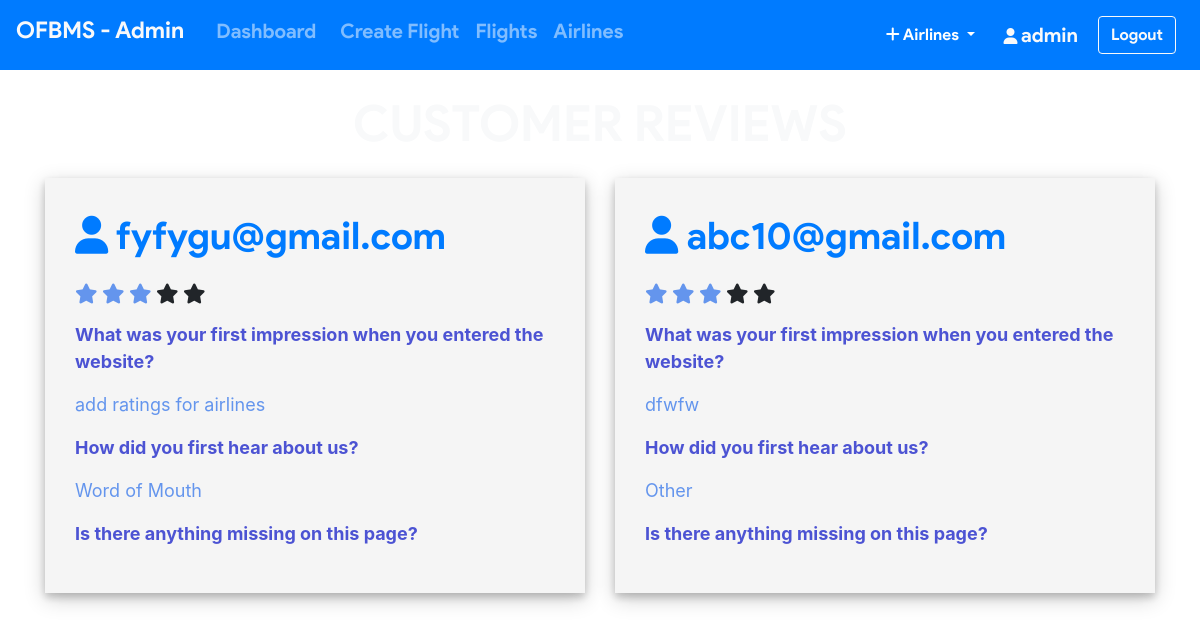
The app's page /admin/review.php (signed in) with its own data.
### tables this page shows
CREATE TABLE `feedback` (
  `feed_id` int(11) NOT NULL,
  `email` varchar(50) NOT NULL,
  `q1` varchar(250) NOT NULL,
  `q2` varchar(20) NOT NULL,
  `q3` varchar(250) NOT NULL,
  `rate` int(11) NOT NULL
);

### admin/review.php (the view, shortened to what this page needs)
<?php include_once 'header.php';
require '../helpers/init_conn_db.php';?>
<?php if(isset($_SESSION['adminId'])) { ?>
<main>
<div class="container mt-4 mb-4">
  <h1 class="text-center mb-4 text-light">CUSTOMER REVIEWS</h1>
  <div class="row">
    <?php
    $sql = 'SELECT * FROM feedback ORDER BY feed_id DESC';
    $stmt = mysqli_stmt_init($conn);
    mysqli_stmt_prepare($stmt,$sql);
    mysqli_stmt_execute($stmt);
    $result = mysqli_stmt_get_result($stmt);
    while ($row = mysqli_fetch_assoc($result)) {
      $arr = [];
      for($i=0;$i<(int)$row['rate'];$i++) {
        array_push($arr,'checked');
      }
      echo '
      <div class="col-md-6 mb-5">
      <div class="review-bag">
        <p class="mail text-primary"> <i class="fa fa-user"></i> '.$row['email'].'</p>
        <p class="star">
          <span class="fa fa-star fa-lg '.$arr[0].'"></span>
          <span class="fa fa-star fa-lg '.$arr[1].'"></span>
          <span class="fa fa-star fa-lg '.$arr[2].'"></span>
          <span class="fa fa-star fa-lg '.$arr[3].'"></span>
          <span class="fa fa-star fa-lg '.$arr[4].'"></span>
        </p>
        <p class="quest">What was your first impression when you entered the website?</p>
        <p class="ans">'.$row['q1'].'</p>
        <p class="quest">How did you first hear about us?</p>
        <p class="ans">'.$row['q2'].'</p>
        <p class="quest">Is there anything missing on this page?</p>
        <p class="ans">'.$row['q3'].'</p>
      </div>
      </div>   ';
    } ?>
  </div>
</div>
</main>
<?php } ?>
<?php include_once 'footer.php'; ?>

### admin/review.php (style rules this page uses)
body { background-image: url('../assets/images/sky.jpg'); background-repeat: no-repeat; background-attachment: fixed; background-size: 100% 100%; }
.checked { color: cornflowerblue; }
h1 { font-size: 50px !important; font-family: 'product sans'; margin-bottom: 20px; }
p.mail { font-family: 'product sans'; font-size: 38px; }
p.ans { color: cornflowerblue; font-size: 18px; }
p.quest { color: #4C53D3; font-size: 18px; font-weight: bold; }
div.review-bag { box-shadow: 0 4px 8px 0 rgba(0, 0, 0, 0.2), 0 6px 20px 0 rgba(0, 0, 0, 0.19); background: whitesmoke; padding: 30px !important; }

### records on screen
feedback: email "fyfygu@gmail.com", q1 "add ratings for airlines", q2 "Word of Mouth"
feedback: email "abc10@gmail.com", q1 "dfwfw", q2 "Other"

### other values on screen
$_SESSION['adminUname'] "admin"
